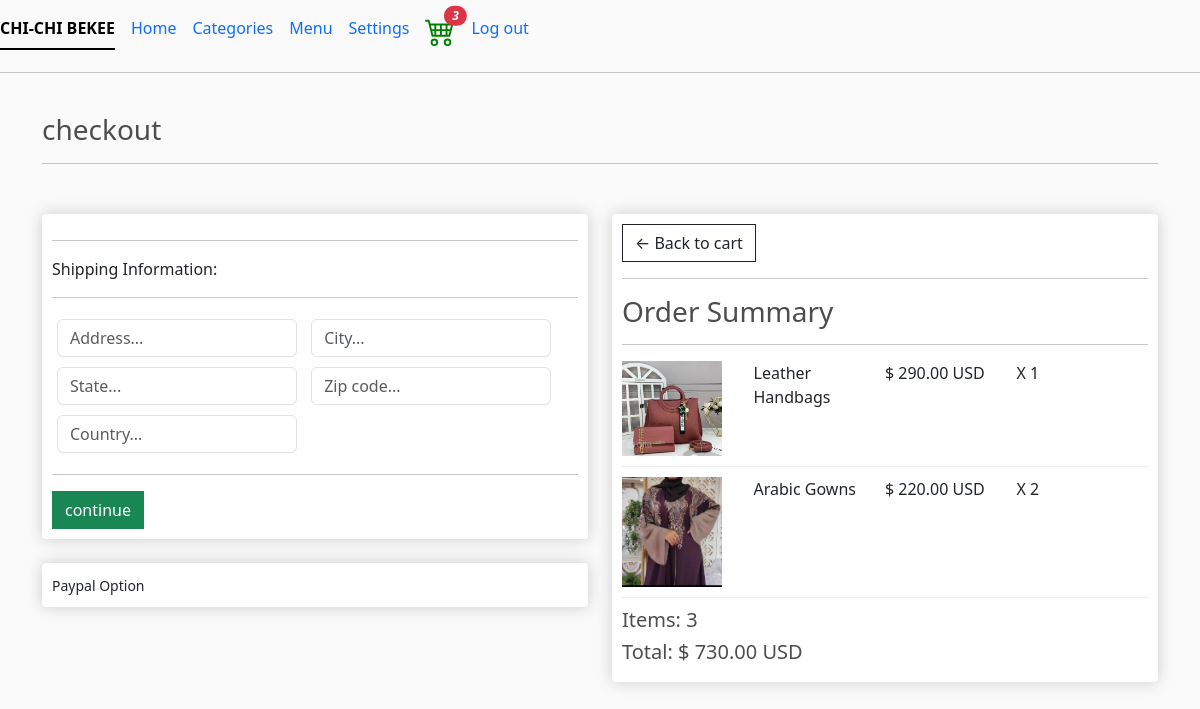
Before: /checkout/ (signed in) with the older database file.
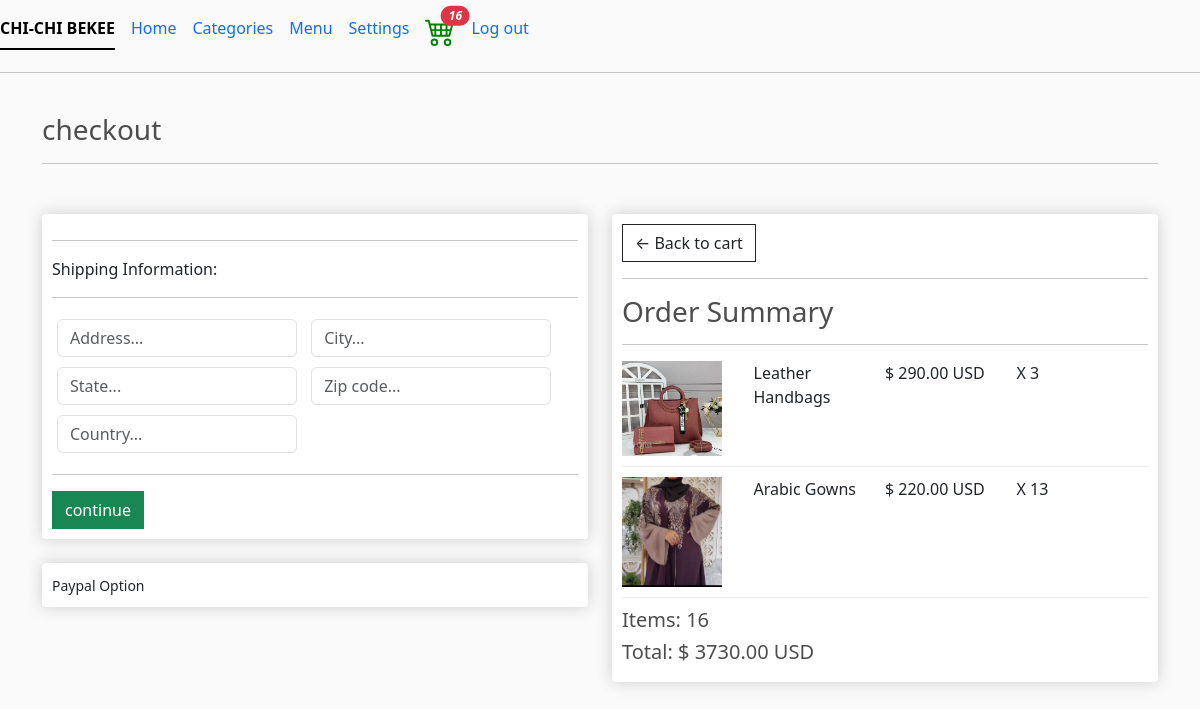
After: the same page with the newer database file.
### fruits/models.py (models this page shows, shortened)
class OrderItem(models.Model):
    product = models.ForeignKey(Product, on_delete=models.SET_NULL, null=True)
    order = models.ForeignKey(Order, on_delete=models.SET_NULL, null=True)
    quantity = models.IntegerField("Quantity", default=0, null=True, blank=True)
    date_added = models.DateTimeField(auto_now_add=True)
    @property
    def get_total(self):
        total = self.product.price * self.quantity
        return total

class Order(models.Model):
    customer =models.ForeignKey(Customer, on_delete=models.SET_NULL, null=True, blank=True)
    date_ordered = models.DateTimeField("Date", auto_now_add=True)
    complete = models.BooleanField(default=False)
    transaction_id = models.CharField("Transaction Id", max_length=100, null=True)
    @property
    def shipping(self):
        shipping = False
        orderitems = self.orderitem_set.all()
        for i in orderitems:
            if i.product.digital == False:
                shipping = True
        return shipping
    @property
    def get_cart_total(self):
        orderitems = self.orderitem_set.all()
        total = sum([item.get_total for item in orderitems])
        return total
    @property
    def get_cart_items(self):
        orderitems = self.orderitem_set.all()
        total = sum ([item.quantity for item in orderitems])
        return total

class Product(models.Model):
    name = models.CharField("Name:", max_length=200)
    sizes = models.CharField("Sizes:", max_length=300)
    price = models.DecimalField("Price:",max_digits=7, decimal_places=2)
    digital = models.BooleanField(default=False,null=True,blank=True)
    image = models.ImageField(null=True, blank=True)
    @property
    def imageURL(self):
        try:
            url = self.image.url
        except:
            url = ''
        return url

### fruits/views.py (the view)
# urls.py: path('checkout/', views.checkout, name='checkout'),
def checkout(request):
    data = cartData(request)
    cartItems = data['cartItems']
    order = data['order']
    items = data['items']
    context = {'items':items, 'order':order, 'cartItems':cartItems}
    return render(request, 'checkout.html', context)

### fruits/utils.py (called while the page is built)
def cartData(request):
    if request.user.is_authenticated:
        customer = request.user.customer
        order, created = Order.objects.get_or_create(customer=customer, complete=False)
        items = order.orderitem_set.all()
        cartItems = order.get_cart_items
    else:
        cookieData = cookieCart(request)
        cartItems = cookieData['cartItems']
        order = cookieData['order']
        items = cookieData['items']
    return {'cartItems':cartItems,'order':order,'items':items}

### fruits/templates/checkout.html (shortened to what this page needs)
{% extends 'main.html' %}
{% load static %}
{% block content %}
     <h3>checkout</h3>
     <hr>
     <br>
     <div class="row">
          <div class="col-lg-6">
               <div class="box-element" id="form-wrapper">
                    <form id="form">
                         <div id="shipping-info">
                              <hr>
                              <p> Shipping Information:</p>
                              <hr>
                              <div class="form-field">
                                   <input class="form-control" type="text" name="address"
                                   placeholder="Address...">
                              </div>
                              <div class="form-field">
                                   <input class="form-control" type="text" name="city"
                                   placeholder="City...">
                              </div>
                              <div class="form-field">
                                   <input class="form-control" type="text" name="state"
                                   placeholder="State...">
                              </div>
                              <div class="form-field">
                                   <input class="form-control" type="text" name="zipcode"
                                   placeholder="Zip code...">
                              </div>
                              <div class="form-field">
                                   <input class="form-control" type="text" name="country"
                                   placeholder="Country...">
                              </div>
                         </div>
                         <hr>
                         <input id="form-button" class="btn btn-success btn-block" type="submit" value="continue">
                    </form>
               </div>
               <br>
               <div class="box-element" id="payment-info">
                    <small> Paypal Option</small>
               </div>
          </div>
          <div class="col-lg-6">
               <div class="box-element">
                    <a class="btn btn-outline-dark" href="{% url 'fruits:cart' %}">&#x2190;  Back to cart</a>
                    <hr>
                    <h3> Order Summary </h3>
                    <hr>
                    {% for item in items %}
                    <div class="cart-row">
                         <div style="flex:2"><img class="row-image" src="{{item.product.imageURL}}"></div>
                         <div style="flex:2"><p>{{item.product.name}}</p></div>
                         <div style="flex:2"><p>$ {{item.product.price|floatformat:2}} USD</p></div>
                         <div style="flex:2"><p>X {{item.quantity}} </p></div>
                    </div>
                    {% endfor %}
                    <h5>Items:   {{order.get_cart_items}} </h5>
                    <h5>Total:   $ {{order.get_cart_total|floatformat:2}} USD</h5>
               </div>
          </div>
     </div>
{% endblock content %}

Changed rows visible on the page:
changed OrderItem "Leather Handbags": quantity "1" → "3"
changed OrderItem "Arabic Gowns": quantity "2" → "13"
changed through a linked row, Order: get_cart_items "3" → "16"; get_cart_total "730.00" → "3730.00"
Other visible differences:
{{ cartItems }}: "3" → "16"
